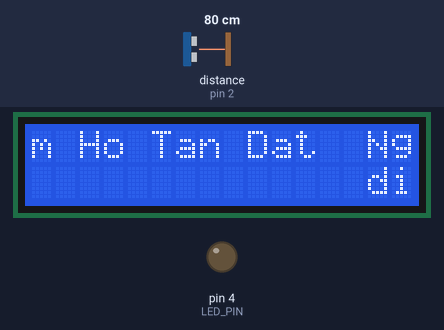
The sketch below on a simulated Arduino Uno, built with avr-gcc and run on an emulated ATmega328P. Parts: 16×2 character LCD, output pins drawn as LEDs (lit = HIGH). Wiring (inferred from the names in the program): ultrasonic range finder: trigger pin 3; echo pin 2. Inputs (shaded band) come from the test bench; at power-on: distance to the obstacle (sensor on pin 2) 80 cm. The echo pulse lasts 58.3 µs per cm; pins used as bus, display or sensor lines are not drawn.

Above: at 9.56 s.
9.6 s: distance to the obstacle (sensor on pin 2) set to 197 cm
At 11.33 s:
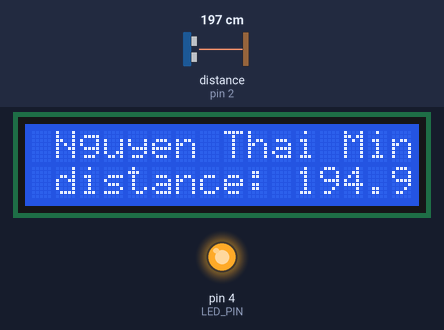
17.9 s: distance to the obstacle (sensor on pin 2) set to 206 cm
At 33.0 s:
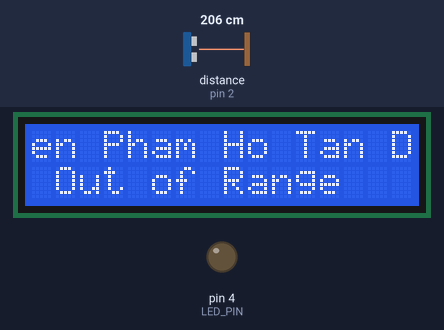
Timing chart, 0 to 34.5 s (numbered marks = the images above; inputs shaded):
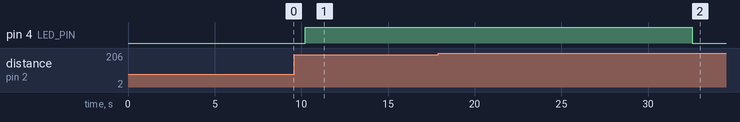

The sketch:

ultraSonic-LCD-Led-resistor.ino
```cpp
#include <LiquidCrystal_I2C.h>
//khai bao man hinh
int totalColumns = 16;
int totalRows = 2;

const int TRIG_PIN = 3; // Arduino pin connected to Ultrasonic Sensor's TRIG pin
const int ECHO_PIN = 2; // Arduino pin connected to Ultrasonic Sensor's ECHO pin
const int LED_PIN  = 4; // Arduino pin connected to LED's pin

const int DISTANCE_THRESHOLD = 200; // centimeters

float duration_us, distance_cm;

LiquidCrystal_I2C lcd(0x27, totalColumns, totalRows);

String line1 = "Nguyen Thai Minh Thien Pham Ho Tan Dat";


int scrollSpeed = 100;
void setup(){
  Serial.begin(9000);
  lcd.init();
  lcd.backlight(); // use to turn on and turn off LCD back light

  pinMode(TRIG_PIN, OUTPUT); // set arduino pin to output mode
  pinMode(ECHO_PIN, INPUT);  // set arduino pin to input mode
  pinMode(LED_PIN, OUTPUT);  // set arduino pin to output mode
}

void loop()
{
    digitalWrite(TRIG_PIN, HIGH);
    delayMicroseconds(10);
    digitalWrite(TRIG_PIN, LOW);

    duration_us = pulseIn(ECHO_PIN, HIGH);
    // calculate the distance
    distance_cm = 0.017 * duration_us;
    lcd.setCursor(0,0);
    lcd.print(line1);
    lcd.setCursor(0,1);
    // print the value to Serial Monitor
    lcd.print("distance: ");
    lcd.print(distance_cm);
    lcd.println(" cm");

    for (int i = 0; i < 100; i++) {
      lcd.scrollDisplayRight();
      delay(scrollSpeed);
    }

    if(distance_cm <= DISTANCE_THRESHOLD)
    {
      digitalWrite(LED_PIN, HIGH); // turn on LED
      //lcd.print(distance_cm);
    }
    else
    {
      digitalWrite(LED_PIN, LOW);
      lcd.print("Out of Range");
    }  // turn off LED


  delay(1000);


  lcd.clear();
}
```

Measured:
- the behaviour switches between 202 and 203 cm on distance to the obstacle (sensor on pin 2) (found by bisection; images 1 and 2)
- after the input at 17.9 s, pin 4 (LED_PIN): HIGH → LOW after 14.6 s
